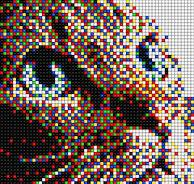
#> input picture assets/images/sample.jpg, 194 x 184 px, found by its file name
$ python news_template.py
#> lines starting #> are read from the running program, lines starting #| are printed output that depends on the picture; after the words box and inside, x2 and y2 are one past the last pixel; in counts of white or black regions, pixels touching at a corner belong together
### agents/photo_layout.py
# agents/photo_layout.py

"""
BahuvuNewsAI - Professional Photo Layout Renderer
Version: v1.0
"""

from PIL import Image, ImageDraw, ImageFilter

from agents.layout import PHOTO, CORNER_RADIUS
from agents.image_loader import load_news_image, resize_and_crop


def create_rounded_mask(size, radius):
    mask = Image.new("L", size, 0)
    draw = ImageDraw.Draw(mask)
    draw.rounded_rectangle(
        (0, 0, size[0], size[1]),
        radius=radius,
        fill=255,
    )
    return mask


def render_photo_shadow(canvas):
    shadow_offset = 10
    shadow_blur = 18

    shadow = Image.new("RGBA", canvas.size, (0, 0, 0, 0))
    shadow_draw = ImageDraw.Draw(shadow)

    shadow_box = (
        PHOTO.x + shadow_offset,
        PHOTO.y + shadow_offset,
        PHOTO.x + PHOTO.width + shadow_offset,
        PHOTO.y + PHOTO.height + shadow_offset,
    )

    shadow_draw.rounded_rectangle(
        shadow_box,
        radius=CORNER_RADIUS,
        fill=(0, 0, 0, 150),
    )

    shadow = shadow.filter(ImageFilter.GaussianBlur(shadow_blur))
    canvas.alpha_composite(shadow)


# [14 lines left out: function render_placeholder, not called in this run]


def render_photo(draw, canvas, image_path):
    """
    Render professional news photo with:
    - rounded corners
    - soft shadow
    - gold border
    """

    if canvas.mode != "RGBA":
        canvas = canvas.convert("RGBA")

    render_photo_shadow(canvas)

    image = load_news_image(image_path)

    if image is None:
        render_placeholder(draw)
        return

    image = resize_and_crop(image, PHOTO.width, PHOTO.height).convert("RGBA")

    mask = create_rounded_mask(
        (PHOTO.width, PHOTO.height),
        CORNER_RADIUS,
    )

    canvas.paste(
        image,
        (PHOTO.x, PHOTO.y),
        mask,
    )

    render_photo_border(draw)


def render_photo_border(draw):
    draw.rounded_rectangle(
        PHOTO.box,
        radius=CORNER_RADIUS,
        outline=(255, 204, 0),
        width=3,
    )

### agents/image_loader.py
# agents/image_loader.py

from pathlib import Path
from PIL import Image, ImageOps


def load_news_image(image_path):
    print("=" * 50)
    print("Image path received:", image_path)

    if not image_path:
        print("No image path received!")
        return None

    path = Path(image_path)

    print("Resolved path:", path.resolve())
    print("Exists:", path.exists())

    if not path.exists():
        print("Image file NOT FOUND")
        return None

    try:
        image = Image.open(path).convert("RGB")
        print("Image loaded successfully")
        return image
    except Exception as e:
        print("PIL Error:", e)
        return None


def resize_and_crop(image, target_width, target_height):
    return ImageOps.fit(
        image,
        (target_width, target_height),
        method=Image.Resampling.LANCZOS,
    )

### agents/headline_renderer.py
# agents/headline_renderer.py

"""
BahuvuNewsAI - Headline Renderer
Version: v1.1 Broadcast Headline Layout
"""

from agents.fonts import get_font


def measure_text(draw, text, font):
    box = draw.textbbox((0, 0), text, font=font)
    return box[2] - box[0], box[3] - box[1]


def wrap_headline(draw, text, font, max_width):
    words = str(text).split()
    lines = []
    current = ""

    for word in words:
        test_line = word if not current else current + " " + word
        width, _ = measure_text(draw, test_line, font)

        if width <= max_width:
            current = test_line
        else:
            if current:
                lines.append(current)
            current = word

    if current:
        lines.append(current)

    return lines


def fit_headline(draw, text, max_width, max_lines=3):
    for size in range(38, 25, -2):
        font = get_font(size)
        lines = wrap_headline(draw, text, font, max_width)

        if len(lines) <= max_lines:
            return font, lines

    font = get_font(26)
    lines = wrap_headline(draw, text, font, max_width)
    return font, lines[:max_lines]


def draw_headline(draw, text, x, y, max_width, fill=(255, 255, 255)):
    font, lines = fit_headline(draw, text, max_width)

    line_gap = 8
    current_y = y

    for line in lines:
        draw.text((x + 2, current_y + 2), line, font=font, fill=(0, 0, 0))
        draw.text((x, current_y), line, font=font, fill=fill)

        _, line_height = measure_text(draw, line, font)
        current_y += line_height + line_gap

    return current_y

### agents/summary_renderer.py
# agents/summary_renderer.py

"""
BahuvuNewsAI - Summary Renderer
Version: v1.1 Broadcast Summary Layout

Clean summary wrapping without ugly truncation.
"""

from agents.fonts import get_font


def measure_text(draw, text, font):
    box = draw.textbbox((0, 0), text, font=font)
    return box[2] - box[0], box[3] - box[1]


def wrap_summary(draw, text, font, max_width):
    words = str(text).split()
    lines = []
    current = ""

    for word in words:
        test_line = word if not current else current + " " + word
        width, _ = measure_text(draw, test_line, font)

        if width <= max_width:
            current = test_line
        else:
            if current:
                lines.append(current)
            current = word

    if current:
        lines.append(current)

    return lines


def draw_summary(draw, text, x, y, max_width, max_lines=4):
    font = get_font(30)
    line_gap = 12

    lines = wrap_summary(draw, text, font, max_width)
    lines = lines[:max_lines]

    current_y = y

    for line in lines:
        draw.text(
            (x, current_y),
            line,
            font=font,
            fill=(225, 225, 225),
        )

        _, line_height = measure_text(draw, line, font)
        current_y += line_height + line_gap

    return current_y

### agents/fonts.py
# agents/fonts.py

from pathlib import Path
from PIL import ImageFont
from agents.theme import FONT_SIZES

FONTS_DIR = Path("assets/fonts")

FONT_FILES = {
    "english": "arial.ttf",
    "telugu": "NotoSansTelugu-Regular.ttf",
    "telugu_bold": "NotoSansTelugu-Bold.ttf",
}


def get_font(size_name="medium", language="english"):
    size = FONT_SIZES.get(size_name, FONT_SIZES["medium"])
    font_file = FONT_FILES.get(language, FONT_FILES["english"])
    font_path = FONTS_DIR / font_file

    try:
        return ImageFont.truetype(str(font_path), size)
    except:
        return ImageFont.load_default()

### agents/layout.py
# agents/layout.py

"""
BahuvuNewsAI - Master Broadcast Layout Engine
Version: v0.95

This file is the single source of truth for all screen dimensions,
regions, spacing, and positioning used by the graphics system.
"""

from dataclasses import dataclass


# ==========================================================
# CANVAS
# ==========================================================

WIDTH = 1280
HEIGHT = 720

CANVAS = {
    "width": WIDTH,
    "height": HEIGHT,
}


# ==========================================================
# BASIC SPACING SYSTEM
# ==========================================================

MARGIN = 40
GAP = 24
SMALL_GAP = 12
LARGE_GAP = 36

PADDING_SMALL = 12
PADDING_MEDIUM = 20
PADDING_LARGE = 32

CORNER_RADIUS = 18


# ==========================================================
# REGION MODEL
# ==========================================================

@dataclass(frozen=True)
class Region:
    x: int
    y: int
    width: int
    height: int

    @property
    def left(self):
        return self.x

    @property
    def top(self):
        return self.y

    @property
    def right(self):
        return self.x + self.width

    @property
    def bottom(self):
        return self.y + self.height

    @property
    def box(self):
        return (self.x, self.y, self.right, self.bottom)


# ==========================================================
# MAIN BROADCAST REGIONS
# ==========================================================

HEADER = Region(
    x=0,
    y=0,
    width=WIDTH,
    height=90,
)

CATEGORY = Region(
    x=MARGIN,
    y=105,
    width=360,
    height=46,
)

PHOTO = Region(
    x=MARGIN,
    y=165,
    width=430,
    height=355,
)

TEXT = Region(
    x=500,
    y=165,
    width=740,
    height=355,
)

HEADLINE = Region(
    x=TEXT.x,
    y=TEXT.y,
    width=TEXT.width,
    height=175,
)

SUMMARY = Region(
    x=TEXT.x,
    y=HEADLINE.bottom + 20,
    width=TEXT.width,
    height=160,
)

FOOTER = Region(
    x=0,
    y=640,
    width=WIDTH,
    height=80,
)

SAFE_AREA = Region(
    x=MARGIN,
    y=HEADER.bottom,
    width=WIDTH - (MARGIN * 2),
    height=FOOTER.y - HEADER.bottom,
)


# ==========================================================
# COMPATIBILITY CONSTANTS
# Existing modules can still import these names safely.
# ==========================================================

HEADER_HEIGHT = HEADER.height
FOOTER_HEIGHT = FOOTER.height

PHOTO_X = PHOTO.x
PHOTO_Y = PHOTO.y
PHOTO_WIDTH = PHOTO.width
PHOTO_HEIGHT = PHOTO.height

TEXT_X = TEXT.x
TEXT_Y = TEXT.y
TEXT_WIDTH = TEXT.width
TEXT_HEIGHT = TEXT.height

HEADLINE_X = HEADLINE.x
HEADLINE_Y = HEADLINE.y
HEADLINE_WIDTH = HEADLINE.width
HEADLINE_HEIGHT = HEADLINE.height

SUMMARY_X = SUMMARY.x
SUMMARY_Y = SUMMARY.y
SUMMARY_WIDTH = SUMMARY.width
SUMMARY_HEIGHT = SUMMARY.height

CATEGORY_X = CATEGORY.x
CATEGORY_Y = CATEGORY.y
CATEGORY_WIDTH = CATEGORY.width
CATEGORY_HEIGHT = CATEGORY.height

FOOTER_Y = FOOTER.y


# ==========================================================
# HELPERS
# ==========================================================

# [26 lines left out: functions get_region, scale_value, not called in this run]


def center_x(region_width: int, canvas_width: int = WIDTH) -> int:
    return (canvas_width - region_width) // 2


def center_y(region_height: int, canvas_height: int = HEIGHT) -> int:
    return (canvas_height - region_height) // 2

### agents/header.py
# agents/header.py

"""
BahuvuNewsAI
Broadcast Header Engine
"""

from PIL import ImageDraw

from agents.theme import COLORS
from agents.layout import WIDTH, HEADER_HEIGHT
from agents.fonts import get_font
CHANNEL_NAME = "BAHUVU NEWS"


def draw_header(draw: ImageDraw.ImageDraw):
    """
    Draw the top news header.
    """

    # Header background
    draw.rectangle(
        (0, 0, WIDTH, HEADER_HEIGHT),
        fill=COLORS["breaking_red"],
    )

    # Channel name
    logo_font = get_font(36)

    draw.text(
        (40, 25),
        CHANNEL_NAME,
        font=logo_font,
        fill=COLORS["text_white"],
    )

### agents/category_badge.py
# agents/category_badge.py

"""
BahuvuNewsAI
Category Badge Engine
"""

from PIL import ImageDraw

from agents.fonts import get_font
from agents.theme import COLORS


def draw_category_badge(
    draw: ImageDraw.ImageDraw,
    category: str,
    x: int,
    y: int,
):
    """
    Draw the category label.
    """

    font = get_font(26)

    bbox = draw.textbbox((0, 0), category, font=font)

    width = bbox[2] - bbox[0]
    height = bbox[3] - bbox[1]

    padding_x = 12
    padding_y = 6

    draw.rounded_rectangle(
        (
            x,
            y,
            x + width + padding_x * 2,
            y + height + padding_y * 2,
        ),
        radius=8,
        fill=COLORS["accent_yellow"],
    )

    draw.text(
        (
            x + padding_x,
            y + padding_y,
        ),
        category,
        font=font,
        fill="#000000",
    )

### agents/news_template.py
# agents/news_template.py

from pathlib import Path
from datetime import datetime
from PIL import Image, ImageDraw

from agents.theme import COLORS
from agents.fonts import get_font
from agents.broadcast_layout import WIDTH, HEIGHT
from agents.header import draw_header
from agents.category_badge import draw_category_badge
from agents.photo_layout import render_photo
from agents.headline_renderer import draw_headline
from agents.summary_renderer import draw_summary

OUTPUT_DIR = Path("outputs/graphics")
OUTPUT_DIR.mkdir(parents=True, exist_ok=True)

FOOTER_HEIGHT = 78
SAFE_RIGHT = 70

TEXT_X = 545
BADGE_Y = 122
HEADLINE_Y = 168
SUMMARY_GAP = 34

TEXT_MAX_WIDTH = WIDTH - TEXT_X - SAFE_RIGHT


def draw_background(draw):
    for y in range(HEIGHT):
        shade = int(14 + (y / HEIGHT) * 26)
        draw.line((0, y, WIDTH, y), fill=(shade, shade, shade + 10))


def draw_branding(draw):
    logo_font = get_font(38)
    draw.text((42, 24), "BAHUVU NEWS", font=logo_font, fill="white")

    date_font = get_font(22)
    today = datetime.now().strftime("%d %b %Y")
    draw.text((WIDTH - 250, 34), today, font=date_font, fill="white")


def draw_footer_ticker(draw):
    footer_y = HEIGHT - FOOTER_HEIGHT

    draw.rectangle((0, footer_y, WIDTH, HEIGHT), fill="#111111")
    draw.rectangle((0, footer_y, WIDTH, footer_y + 5), fill="#ffcc00")

    ticker_font = get_font(25)
    ticker = "BREAKING UPDATES  •  BAHUVU NEWS  •  TELUGU NEWS"

    draw.text((42, footer_y + 26), ticker, font=ticker_font, fill="white")


def create_news_template(news):
    img = Image.new("RGBA", (WIDTH, HEIGHT), COLORS["background_dark"])
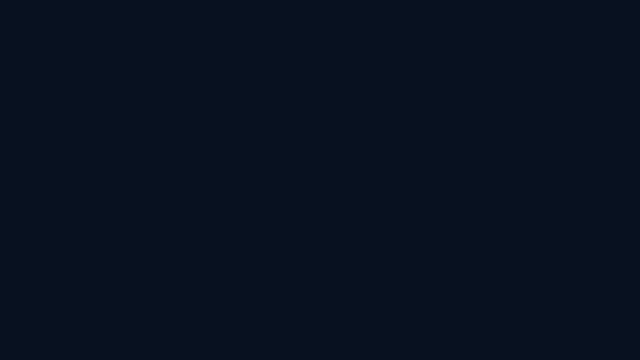
#> img: PIL image 1280x720 RGBA (shown at 1/2 size); mean R, G, B, A 7, 17, 31, 255
    draw = ImageDraw.Draw(img)

    draw_background(draw)
    draw_header(draw)
    draw_branding(draw)

    render_photo(
        draw=draw,
        canvas=img,
        image_path=news.get("image") or news.get("image_path"),
    )
#> in render_photo_shadow, `shadow = shadow.filter(ImageFilter.GaussianBlur(shadow_blur))`:
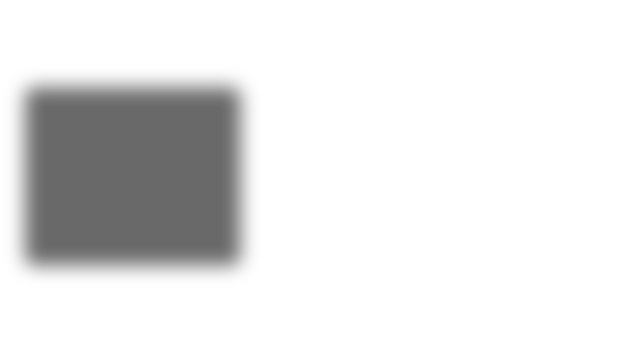
#> shadow: PIL image 1280x720 RGBA (shown at 1/2 size); mean R, G, B, A 0, 0, 0, 24.9; transparent parts drawn white
#> in render_photo_shadow, `canvas.alpha_composite(shadow)`:
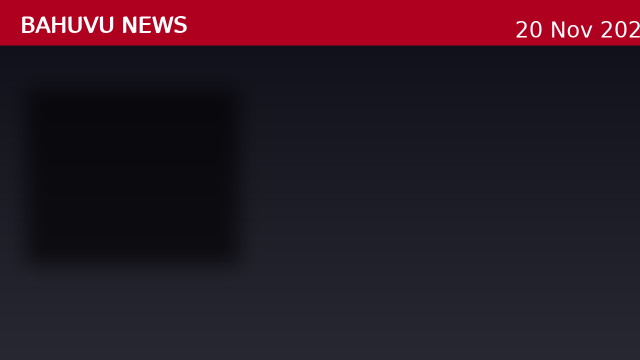
#> canvas: PIL image 1280x720 RGBA (shown at 1/2 size); mean R, G, B, A 44.8, 23.9, 35.5, 255
#> in load_news_image, image is the input picture: PIL image 194x184 RGB; mean R, G, B 117.6, 99.1, 90.8
#> in resize_and_crop, `return ImageOps.fit( image, (target_width, target_height), method=Imag..`:
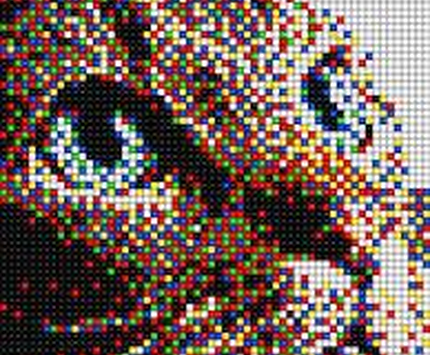
#> returned value: PIL image 430x355 RGB; mean R, G, B 115.8, 97.3, 89
#> in render_photo, `mask = create_rounded_mask( (PHOTO.width, PHOTO.height), CORNER_RADIUS..`:
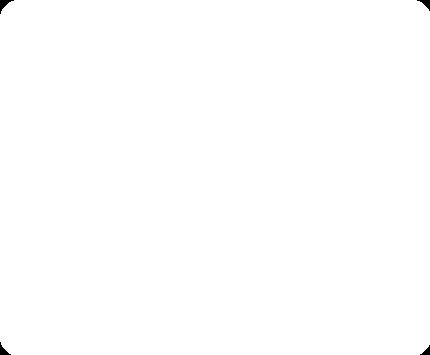
#> mask: PIL image 430x355 L; 99.8% white; 4 black regions, box (x1, y1, x2, y2) and area: (0, 0, 14, 14) 74, (417, 0, 430, 11) 60, (0, 342, 11, 355) 60, (420, 345, 430, 355) 47
#> in render_photo, `canvas.paste( image, (PHOTO.x, PHOTO.y), mask, )`:
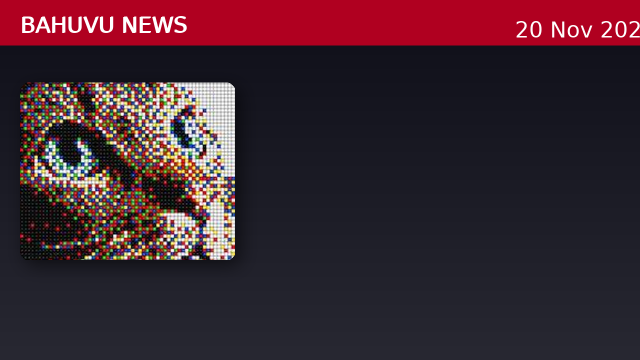
#> canvas: PIL image 1280x720 RGBA (shown at 1/2 size); mean R, G, B, A 62, 38.1, 47.5, 255

    draw_category_badge(
        draw,
        news.get("category", "GENERAL"),
        x=TEXT_X,
        y=BADGE_Y,
    )

    headline_bottom = draw_headline(
        draw=draw,
        text=news.get("title", "Breaking News Update"),
        x=TEXT_X,
        y=HEADLINE_Y,
        max_width=TEXT_MAX_WIDTH,
        fill=(255, 255, 255),
    )
#> headline_bottom = 309

    summary_y = headline_bottom + SUMMARY_GAP
#> summary_y = 343

    draw_summary(
        draw=draw,
        text=news.get("summary", ""),
        x=TEXT_X,
        y=summary_y,
        max_width=TEXT_MAX_WIDTH,
        max_lines=4,
    )
#> the loop in draw_summary, `for line in lines:` made 4 passes
#> current_y on passes 1 to 4: 397, 451, 505, 550
#> after the loop in draw_summary, `for line in lines:`: current_y = 550

    draw_footer_ticker(draw)

    output_path = OUTPUT_DIR / "news_template.png"
    img.convert("RGB").save(output_path, quality=95)
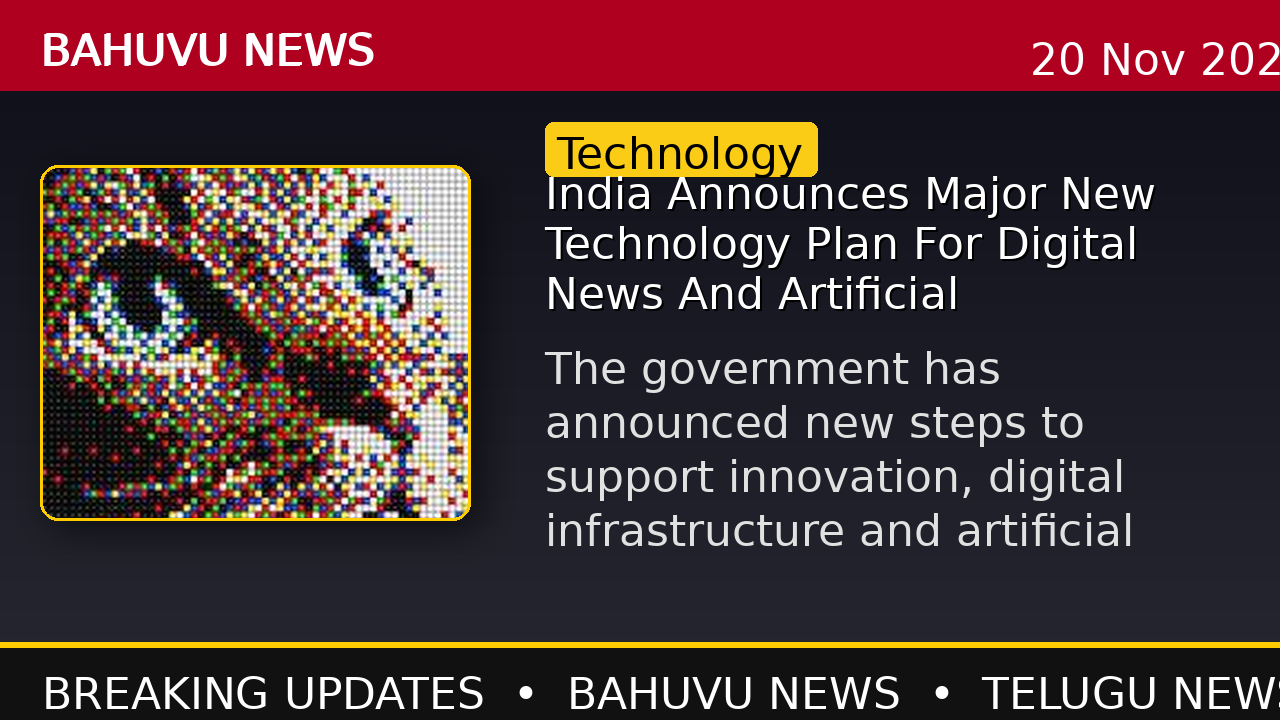
#> saved as news_template.png: PIL image 1280x720 RGB; mean R, G, B 75.8, 50.5, 53.1

    print(f"Created: {output_path}")
    return output_path


if __name__ == "__main__":
    sample_news = {
        "title": "India Announces Major New Technology Plan For Digital News And Artificial Intelligence",
        "summary": "The government has announced new steps to support innovation, digital infrastructure and artificial intelligence development across the country.",
        "category": "Technology",
        "image": "assets/images/sample.jpg",
    }

    create_news_template(sample_news)
